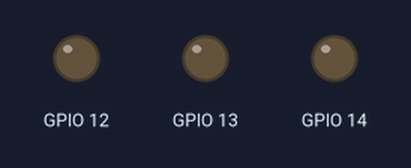
A program run on a simulated ESP32 board running MicroPython. On the bench: output pins drawn as LEDs (lit = HIGH).

Above: at 0.15 s.
Timing chart, 0 to 1.6 s (numbered marks = the images above):
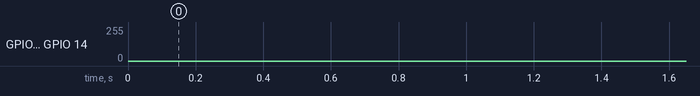

The program:

prj002.py
```python
#########################匯入模組#########################
from machine import Pin, PWM
from time import sleep
import mcu
#########################函式與類別定義#########################

#########################宣告與設定#########################
gpio = mcu.gpio()
frequency = 1000
duty_cycle = 0
RED = PWM(Pin(gpio.D5, Pin.OUT), freq=frequency, duty=duty_cycle)
GREEN = PWM(Pin(gpio.D6, Pin.OUT), freq=frequency, duty=duty_cycle)
BLUE = PWM(Pin(gpio.D7, Pin.OUT), freq=frequency, duty=duty_cycle)
delay = 0.001
RED.duty(0)
GREEN.duty(0)
BLUE.duty(0)
#########################主程式#########################
while True:
    for duty in range(1023, -1, -1):#0最亮 1023最暗
        RED.duty(duty)
        GREEN.duty(1023-duty)
        BLUE.duty(0)
        sleep(delay)
    for duty in range(1023, -1, -1):
        GREEN.duty(duty)
        BLUE.duty(1023-duty)
        sleep(delay)
    for duty in range(1023, -1, -1):
        BLUE.duty(duty)
        RED.duty(1023-duty)
        sleep(delay)
```

mcu.py
```python
class gpio:
    def __init__(self):
        self._D0 = 16
        self._D1 = 5
        self._D2 = 4
        self._D3 = 0
        self._D4 = 2
        self._D5 = 14
        self._D6 = 12
        self._D7 = 13
        self._D8 = 15
        self._SDD3 = 10
        self._SDD2 = 9

    @property
    def D0(self):
        return self._D0
    @property
    def D1(self):
        return self._D1
    @property
    def D2(self):
        return self._D2
    @property
    def D3(self):
        return self._D3
    @property
    def D4(self):
        return self._D4
    @property
    def D5(self):
        return self._D5
    @property
    def D6(self):
        return self._D6
    @property
    def D7(self):
        return self._D7
    @property
    def D8(self):
        return self._D8
    @property
    def SDD3(self):
        return self._SDD3
    @property
    def SDD2(self):
        return self._SDD2        
```
